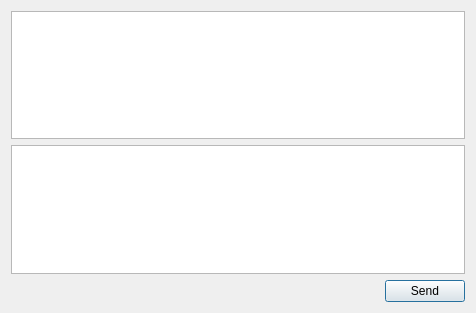
<?xml version="1.0" encoding="UTF-8"?>
<ui version="4.0">
 <class>ChatDialog</class>
 <widget class="QDialog" name="ChatDialog">
  <property name="geometry">
   <rect>
    <x>0</x>
    <y>0</y>
    <width>476</width>
    <height>313</height>
   </rect>
  </property>
  <property name="windowTitle">
   <string>Dialog</string>
  </property>
  <layout class="QVBoxLayout" name="verticalLayout">
   <item>
    <widget class="QPlainTextEdit" name="messageDisplay">
     <property name="readOnly">
      <bool>true</bool>
     </property>
    </widget>
   </item>
   <item>
    <widget class="QPlainTextEdit" name="messageEdit">
     <property name="sizePolicy">
      <sizepolicy hsizetype="Expanding" vsizetype="Maximum">
       <horstretch>0</horstretch>
       <verstretch>0</verstretch>
      </sizepolicy>
     </property>
     <property name="baseSize">
      <size>
       <width>0</width>
       <height>0</height>
      </size>
     </property>
    </widget>
   </item>
   <item>
    <layout class="QHBoxLayout" name="horizontalLayout">
     <item>
      <widget class="QLabel" name="peerStatus">
       <property name="toolTip">
        <string extracomment="Status of the user on opposite side"/>
       </property>
       <property name="text">
        <string/>
       </property>
       <property name="wordWrap">
        <bool>true</bool>
       </property>
      </widget>
     </item>
     <item>
      <widget class="QPushButton" name="sendMessage">
       <property name="sizePolicy">
        <sizepolicy hsizetype="Maximum" vsizetype="Maximum">
         <horstretch>0</horstretch>
         <verstretch>0</verstretch>
        </sizepolicy>
       </property>
       <property name="mouseTracking">
        <bool>true</bool>
       </property>
       <property name="toolTip">
        <string extracomment="Send message"/>
       </property>
       <property name="autoFillBackground">
        <bool>false</bool>
       </property>
       <property name="text">
        <string>Send</string>
       </property>
       <property name="autoDefault">
        <bool>false</bool>
       </property>
       <property name="default">
        <bool>true</bool>
       </property>
      </widget>
     </item>
    </layout>
   </item>
  </layout>
 </widget>
 <tabstops>
  <tabstop>messageDisplay</tabstop>
  <tabstop>messageEdit</tabstop>
  <tabstop>sendMessage</tabstop>
 </tabstops>
 <resources/>
 <connections/>
</ui>
